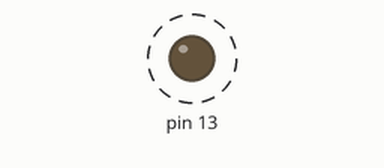
Simulated run of this sketch. Board: Arduino Uno, built with avr-gcc and run on an emulated ATmega328P. Parts: output pins drawn as LEDs (lit = HIGH). Dashed ring = blinking.

Above: at 0.2 s.
Timing chart, 0 to 3.0 s (numbered marks = the images above):
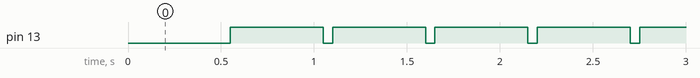

The sketch:

sketch_feb03a.ino
```cpp
void setup() {
  // put your setup code here, to run once:
  pinMode(13,OUTPUT);
}

void loop() {
  // put your main code here, to run repeatedly:
  delay(500);
  digitalWrite(13,LOW);
  delay(50);
  digitalWrite(13,HIGH);
}
```

Measured:
- by itself, pin 13: alternates HIGH for 0.50 s and LOW for 0.05 s
